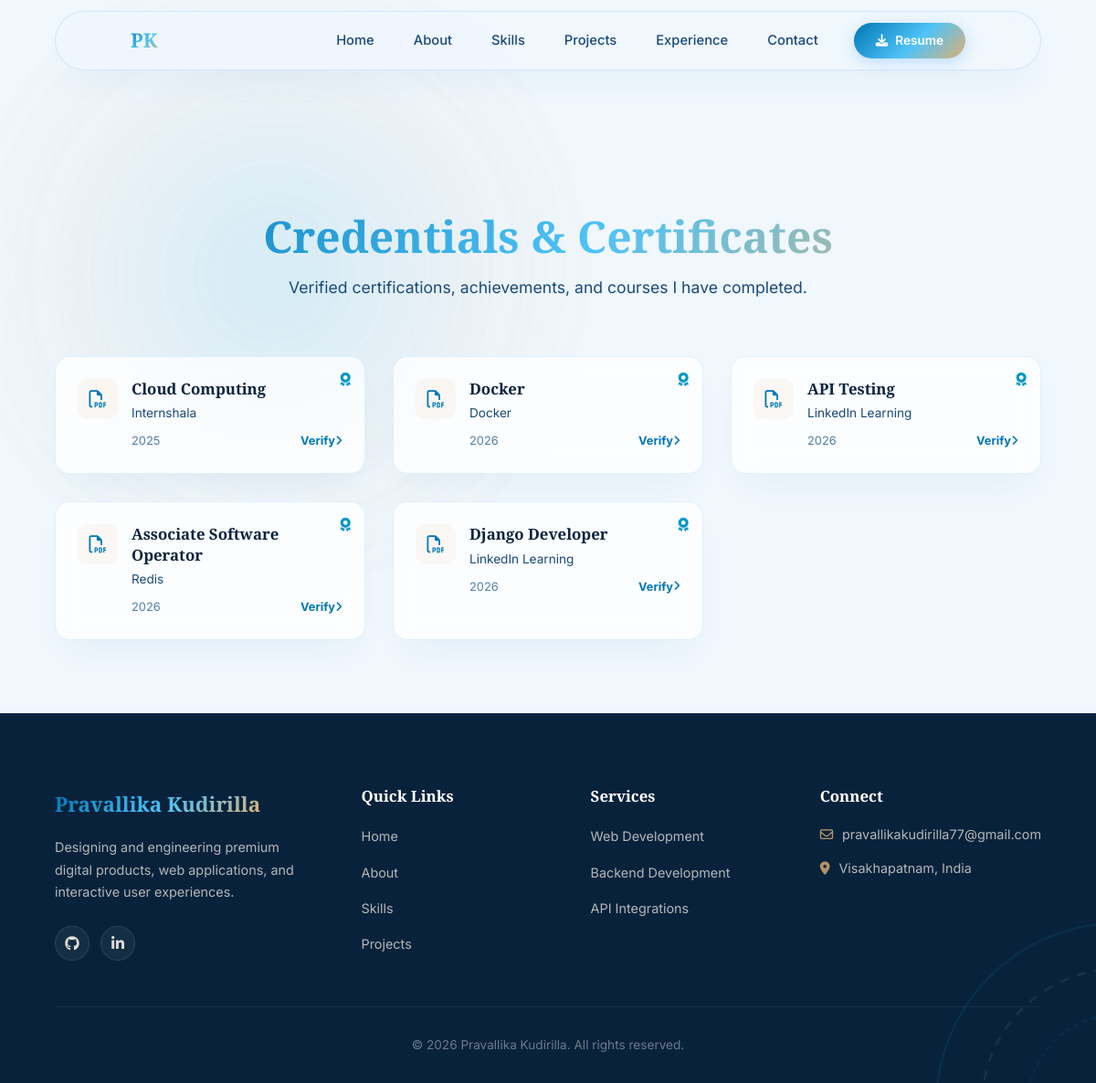
The app's page /certificates/ with its own data.
### jobs/models.py (models this page shows, shortened)
class Certificate(models.Model):
    title = models.CharField(max_length=150)
    organization = models.CharField(max_length=150)
    year = models.CharField(max_length=50)
    verification_link = models.URLField(blank=True, null=True)
    credential_id = models.CharField(max_length=100, blank=True, null=True)

class Profile(models.Model):
    name = models.CharField(max_length=100)
    email = models.EmailField()
    location = models.CharField(max_length=100)
    availability = models.CharField(max_length=100, default="Freelance / Full-time")
    tagline = models.TextField()
    bio = models.TextField()
    professions = models.CharField(max_length=255, help_text="Comma-separated list of professions for the typing animation")
    github_link = models.URLField(blank=True)
    linkedin_link = models.URLField(blank=True)
    resume = CloudinaryField(resource_type='raw', blank=True, null=True, help_text="Upload your resume PDF to Cloudinary")
    profile_photo = CloudinaryField('image', blank=True, null=True)
    def get_resume_url(self):
        if self.resume:
            val = str(self.resume)
            if "http" in val or val.startswith("/"):
                return val
            try:
                return self.resume.url
            except Exception:
                return f"https://res.cloudinary.com/zumkibja/raw/upload/{val}"
        return ""

### jobs/views.py (the view)
# urls.py: path('certificates/', views.certificates_list, name='certificates_list'),
def certificates_list(request):
    certificates = Certificate.objects.all()
    profile = Profile.objects.first()
    return render(request, 'jobs/certificate_list.html', {
        'certificates': certificates,
        'profile': profile,
    })

### jobs/templates/jobs/certificate_list.html (shortened to what this page needs)
{% load static %}
<!DOCTYPE html>
<html lang="en">
<head>
    <link rel="stylesheet" href="https://cdnjs.cloudflare.com/ajax/libs/font-awesome/6.4.0/css/all.min.css">
    <link rel="stylesheet" href="https://unpkg.com/aos@next/dist/aos.css" />
    <link rel="stylesheet" href="{% static 'css/style.css' %}">
</head>
<body>
    <div class="glow-blob blob-1" id="spotlight-blob"></div>
    <div class="glow-blob blob-3"></div>
    <header class="navbar-header scrolled">
        <div class="container navbar-container">
            <a href="{% url 'home' %}" class="navbar-logo" id="nav-logo-btn">
                <span>PK</span>
            </a>
            <div class="navbar-menu-wrapper" id="navbar-menu">
                <nav class="navbar-nav-list">
                    <a href="{% url 'home' %}#home" class="navbar-nav-link">Home</a>
                    <a href="{% url 'home' %}#about" class="navbar-nav-link">About</a>
                    <a href="{% url 'home' %}#skills" class="navbar-nav-link">Skills</a>
                    <a href="{% url 'home' %}#projects" class="navbar-nav-link">Projects</a>
                    <a href="{% url 'home' %}#experience" class="navbar-nav-link">Experience</a>
                    <a href="{% url 'home' %}#contact" class="navbar-nav-link">Contact</a>
                </nav>
                {% if profile and profile.resume %}
                <a href="{{ profile.get_resume_url }}" target="_blank" class="btn-premium" style="padding: 0.5rem 1.5rem; font-size: 0.85rem;">
                    <i class="fa-solid fa-download"></i> Resume
                </a>
                {% endif %}
            </div>
        </div>
    </header>
    <main style="padding-top: 100px; min-height: calc(100vh - 200px);">
        <section class="list-hero-section">
            <div class="container">
                <h1 class="list-hero-title gradient-text">Credentials & Certificates</h1>
                <p class="list-hero-desc">Verified certifications, achievements, and courses I have completed.</p>
            </div>
        </section>
        <section class="container" style="margin-bottom: 80px;">
            <div class="projects-grid" style="grid-template-columns: repeat(auto-fill, minmax(320px, 1fr));">
                {% for cert in certificates %}
                <div class="glass-card certificate-card" style="padding: 24px;">
                    <div class="certificate-ribbon"><i class="fa-solid fa-award"></i></div>
                    <div class="certificate-icon-box">
                        <i class="fa-regular fa-file-pdf"></i>
                    </div>
                    <div class="certificate-content">
                        <h4 class="certificate-title">{{ cert.title }}</h4>
                        <span class="certificate-organization">{{ cert.organization }}</span>
                        <div class="certificate-meta">
                            <span>{{ cert.year }}</span>
                            {% if cert.verification_link %}
                            <a href="{{ cert.verification_link }}" target="_blank" class="certificate-verify-btn">Verify <i
                                class="fa-solid fa-angle-right"></i></a>
                            {% endif %}
                        </div>
                    </div>
                </div>
                {% endfor %}
            </div>
        </section>
    </main>
    <footer class="footer-wrapper" id="footer-section">
        <div class="container footer-grid">
            <div class="footer-column">
                <a href="{% url 'home' %}" class="footer-logo" id="footer-logo-btn">
                    <span>{% if profile %}{{ profile.name }}{% endif %}</span>
                </a>
                <p class="footer-desc">
                    Designing and engineering premium digital products, web applications, and interactive user experiences.
                </p>
                <div class="footer-social-wrapper">
                    {% if profile and profile.github_link %}
                    <a href="{{ profile.github_link }}" target="_blank" class="footer-social-btn" aria-label="GitHub">
                        <i class="fa-brands fa-github"></i>
                    </a>
                    {% endif %}
                    {% if profile and profile.linkedin_link %}
                    <a href="{{ profile.linkedin_link }}" target="_blank" class="footer-social-btn" aria-label="LinkedIn">
                        <i class="fa-brands fa-linkedin-in"></i>
                    </a>
                    {% endif %}
                </div>
            </div>
            <div class="footer-column">
                <h4 class="footer-col-title">Quick Links</h4>
                <ul class="footer-links-list">
                    <li><a href="{% url 'home' %}#home" class="footer-link">Home</a></li>
                    <li><a href="{% url 'home' %}#about" class="footer-link">About</a></li>
                    <li><a href="{% url 'home' %}#skills" class="footer-link">Skills</a></li>
                    <li><a href="{% url 'home' %}#projects" class="footer-link">Projects</a></li>
                </ul>
            </div>
            <div class="footer-column">
                <h4 class="footer-col-title">Services</h4>
                <ul class="footer-links-list">
                    <li><a href="{% url 'home' %}#skills" class="footer-link">Web Development</a></li>
                    <li><a href="{% url 'home' %}#skills" class="footer-link">Backend Development</a></li>
                    <li><a href="{% url 'home' %}#skills" class="footer-link">API Integrations</a></li>
                </ul>
            </div>
            <div class="footer-column">
                <h4 class="footer-col-title">Connect</h4>
                <div class="footer-contact-info-list">
                    <div class="footer-contact-item">
                        <i class="fa-regular fa-envelope"></i>
                        <span>{% if profile %}{{ profile.email }}{% endif %}</span>
                    </div>
                    <div class="footer-contact-item">
                        <i class="fa-solid fa-location-dot"></i>
                        <span>{% if profile %}{{ profile.location }}{% endif %}</span>
                    </div>
                </div>
            </div>
        </div>
        <div class="container footer-bottom">
            <p>&copy; <span id="copyright-year">2026</span> {% if profile %}{{ profile.name }}{% endif %}. All rights reserved.</p>
        </div>
    </footer>
</body>
</html>

### records on screen
Certificate: title "Cloud Computing", organization "Internshala", year "2025"
Certificate: title "Docker", organization "Docker", year "2026"
Certificate: title "API Testing", organization "LinkedIn Learning", year "2026"
Certificate: title "Associate Software Operator", organization "Redis", year "2026"
Certificate: title "Django Developer", organization "LinkedIn Learning", year "2026"
Profile: name "Pravallika Kudirilla", email "pravallikakudirilla77@gmail.com", location "Visakhapatnam, India"
